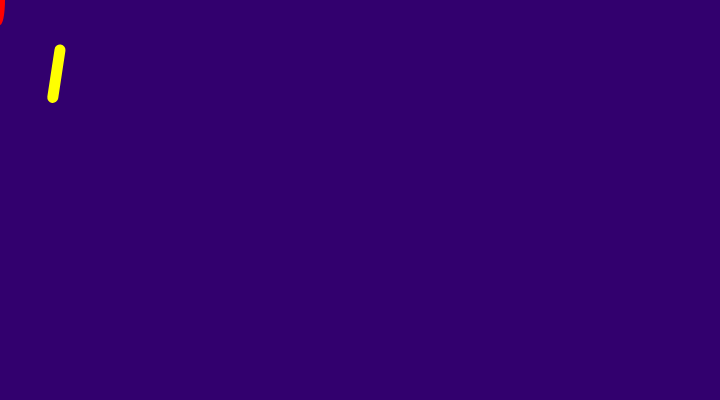
Frame 1 (no input)
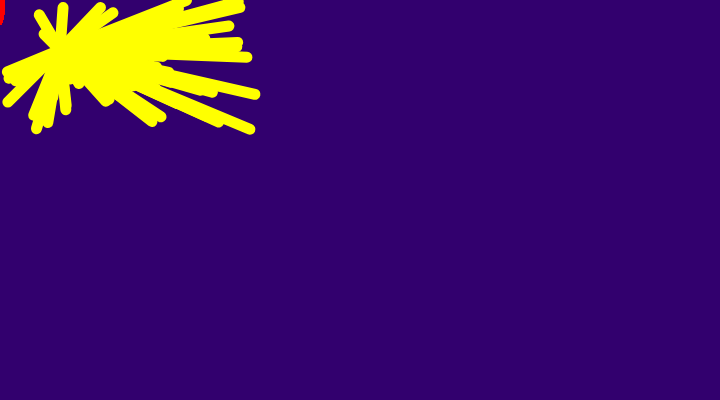
Frame 60 (no input)
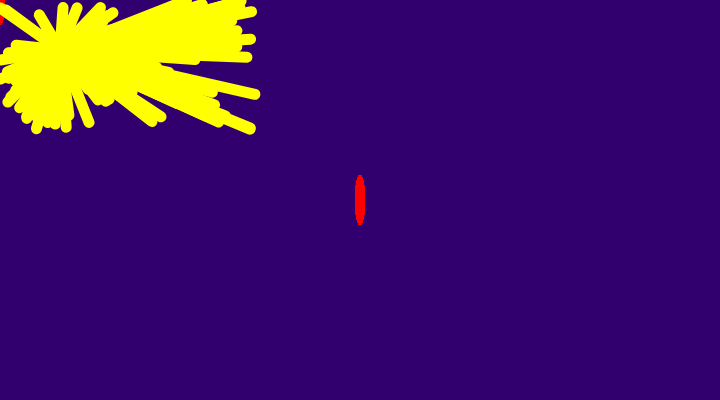
Frame 120 (the mouse pressed at the canvas centre since frame 60)

The p5.js sketch that drew these frames (run headless with seeded random() and noise() and a simulated clock; from frame 60 on, the mouse is pressed at the canvas centre):

// p5.js sketch
// ── sketch.js
var line1start = 255;
var line2start = 130;



function setup() {
    createCanvas( 720, 400 );
    background( 'rgb(50, 0, 110)' );

}


function draw(){
  push();
  fill("red");
  noStroke();
  ellipse(mouseX,mouseY,10,50);
  rotate(random(90))
  pop();


  push();
  stroke('yellow');
  strokeWeight(11);
  stroke
  line(random(line1start),random(line2start),50+10,10*5);

  pop();

}
